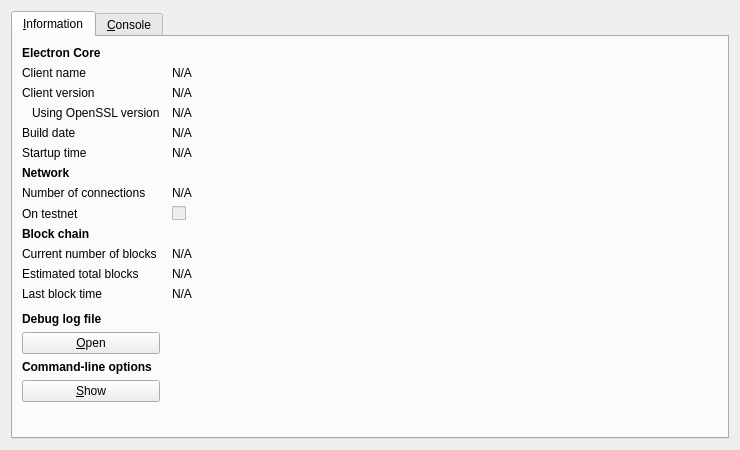
<?xml version="1.0" encoding="UTF-8"?>
<ui version="4.0">
 <class>RPCConsole</class>
 <widget class="QDialog" name="RPCConsole">
  <property name="geometry">
   <rect>
    <x>0</x>
    <y>0</y>
    <width>740</width>
    <height>450</height>
   </rect>
  </property>
  <property name="windowTitle">
   <string>Electron - Debug window</string>
  </property>
  <layout class="QVBoxLayout" name="verticalLayout_2">
   <item>
    <widget class="QTabWidget" name="tabWidget">
     <property name="currentIndex">
      <number>0</number>
     </property>
     <widget class="QWidget" name="tab_info">
      <attribute name="title">
       <string>&amp;Information</string>
      </attribute>
      <layout class="QGridLayout" name="gridLayout" columnstretch="0,1">
       <property name="horizontalSpacing">
        <number>12</number>
       </property>
       <item row="0" column="0">
        <widget class="QLabel" name="label_9">
         <property name="font">
          <font>
           <weight>75</weight>
           <bold>true</bold>
          </font>
         </property>
         <property name="text">
          <string>Electron Core</string>
         </property>
        </widget>
       </item>
       <item row="1" column="0">
        <widget class="QLabel" name="label_5">
         <property name="text">
          <string>Client name</string>
         </property>
        </widget>
       </item>
       <item row="1" column="1">
        <widget class="QLabel" name="clientName">
         <property name="cursor">
          <cursorShape>IBeamCursor</cursorShape>
         </property>
         <property name="text">
          <string>N/A</string>
         </property>
         <property name="textFormat">
          <enum>Qt::PlainText</enum>
         </property>
         <property name="textInteractionFlags">
          <set>Qt::LinksAccessibleByMouse|Qt::TextSelectableByKeyboard|Qt::TextSelectableByMouse</set>
         </property>
        </widget>
       </item>
       <item row="2" column="0">
        <widget class="QLabel" name="label_6">
         <property name="text">
          <string>Client version</string>
         </property>
        </widget>
       </item>
       <item row="2" column="1">
        <widget class="QLabel" name="clientVersion">
         <property name="cursor">
          <cursorShape>IBeamCursor</cursorShape>
         </property>
         <property name="text">
          <string>N/A</string>
         </property>
         <property name="textFormat">
          <enum>Qt::PlainText</enum>
         </property>
         <property name="textInteractionFlags">
          <set>Qt::LinksAccessibleByMouse|Qt::TextSelectableByKeyboard|Qt::TextSelectableByMouse</set>
         </property>
        </widget>
       </item>
       <item row="3" column="0">
        <widget class="QLabel" name="label_14">
         <property name="text">
          <string>Using OpenSSL version</string>
         </property>
         <property name="indent">
          <number>10</number>
         </property>
        </widget>
       </item>
       <item row="3" column="1">
        <widget class="QLabel" name="openSSLVersion">
         <property name="cursor">
          <cursorShape>IBeamCursor</cursorShape>
         </property>
         <property name="text">
          <string>N/A</string>
         </property>
         <property name="textFormat">
          <enum>Qt::PlainText</enum>
         </property>
         <property name="textInteractionFlags">
          <set>Qt::LinksAccessibleByMouse|Qt::TextSelectableByKeyboard|Qt::TextSelectableByMouse</set>
         </property>
        </widget>
       </item>
       <item row="4" column="0">
        <widget class="QLabel" name="label_12">
         <property name="text">
          <string>Build date</string>
         </property>
        </widget>
       </item>
       <item row="4" column="1">
        <widget class="QLabel" name="buildDate">
         <property name="cursor">
          <cursorShape>IBeamCursor</cursorShape>
         </property>
         <property name="text">
          <string>N/A</string>
         </property>
         <property name="textFormat">
          <enum>Qt::PlainText</enum>
         </property>
         <property name="textInteractionFlags">
          <set>Qt::LinksAccessibleByMouse|Qt::TextSelectableByKeyboard|Qt::TextSelectableByMouse</set>
         </property>
        </widget>
       </item>
       <item row="5" column="0">
        <widget class="QLabel" name="label_13">
         <property name="text">
          <string>Startup time</string>
         </property>
        </widget>
       </item>
       <item row="5" column="1">
        <widget class="QLabel" name="startupTime">
         <property name="cursor">
          <cursorShape>IBeamCursor</cursorShape>
         </property>
         <property name="text">
          <string>N/A</string>
         </property>
         <property name="textFormat">
          <enum>Qt::PlainText</enum>
         </property>
         <property name="textInteractionFlags">
          <set>Qt::LinksAccessibleByMouse|Qt::TextSelectableByKeyboard|Qt::TextSelectableByMouse</set>
         </property>
        </widget>
       </item>
       <item row="6" column="0">
        <widget class="QLabel" name="label_11">
         <property name="font">
          <font>
           <weight>75</weight>
           <bold>true</bold>
          </font>
         </property>
         <property name="text">
          <string>Network</string>
         </property>
        </widget>
       </item>
       <item row="7" column="0">
        <widget class="QLabel" name="label_7">
         <property name="text">
          <string>Number of connections</string>
         </property>
        </widget>
       </item>
       <item row="7" column="1">
        <widget class="QLabel" name="numberOfConnections">
         <property name="cursor">
          <cursorShape>IBeamCursor</cursorShape>
         </property>
         <property name="text">
          <string>N/A</string>
         </property>
         <property name="textFormat">
          <enum>Qt::PlainText</enum>
         </property>
         <property name="textInteractionFlags">
          <set>Qt::LinksAccessibleByMouse|Qt::TextSelectableByKeyboard|Qt::TextSelectableByMouse</set>
         </property>
        </widget>
       </item>
       <item row="8" column="0">
        <widget class="QLabel" name="label_8">
         <property name="text">
          <string>On testnet</string>
         </property>
        </widget>
       </item>
       <item row="8" column="1">
        <widget class="QCheckBox" name="isTestNet">
         <property name="enabled">
          <bool>false</bool>
         </property>
         <property name="text">
          <string/>
         </property>
        </widget>
       </item>
       <item row="9" column="0">
        <widget class="QLabel" name="label_10">
         <property name="font">
          <font>
           <weight>75</weight>
           <bold>true</bold>
          </font>
         </property>
         <property name="text">
          <string>Block chain</string>
         </property>
        </widget>
       </item>
       <item row="10" column="0">
        <widget class="QLabel" name="label_3">
         <property name="text">
          <string>Current number of blocks</string>
         </property>
        </widget>
       </item>
       <item row="10" column="1">
        <widget class="QLabel" name="numberOfBlocks">
         <property name="cursor">
          <cursorShape>IBeamCursor</cursorShape>
         </property>
         <property name="text">
          <string>N/A</string>
         </property>
         <property name="textFormat">
          <enum>Qt::PlainText</enum>
         </property>
         <property name="textInteractionFlags">
          <set>Qt::LinksAccessibleByMouse|Qt::TextSelectableByKeyboard|Qt::TextSelectableByMouse</set>
         </property>
        </widget>
       </item>
       <item row="11" column="0">
        <widget class="QLabel" name="label_4">
         <property name="text">
          <string>Estimated total blocks</string>
         </property>
        </widget>
       </item>
       <item row="11" column="1">
        <widget class="QLabel" name="totalBlocks">
         <property name="cursor">
          <cursorShape>IBeamCursor</cursorShape>
         </property>
         <property name="text">
          <string>N/A</string>
         </property>
         <property name="textFormat">
          <enum>Qt::PlainText</enum>
         </property>
         <property name="textInteractionFlags">
          <set>Qt::LinksAccessibleByMouse|Qt::TextSelectableByKeyboard|Qt::TextSelectableByMouse</set>
         </property>
        </widget>
       </item>
       <item row="12" column="0">
        <widget class="QLabel" name="label_2">
         <property name="text">
          <string>Last block time</string>
         </property>
        </widget>
       </item>
       <item row="12" column="1">
        <widget class="QLabel" name="lastBlockTime">
         <property name="cursor">
          <cursorShape>IBeamCursor</cursorShape>
         </property>
         <property name="text">
          <string>N/A</string>
         </property>
         <property name="textFormat">
          <enum>Qt::PlainText</enum>
         </property>
         <property name="textInteractionFlags">
          <set>Qt::LinksAccessibleByMouse|Qt::TextSelectableByKeyboard|Qt::TextSelectableByMouse</set>
         </property>
        </widget>
       </item>
       <item row="13" column="0">
        <spacer name="verticalSpacer_2">
         <property name="orientation">
          <enum>Qt::Vertical</enum>
         </property>
         <property name="sizeHint" stdset="0">
          <size>
           <width>20</width>
           <height>20</height>
          </size>
         </property>
        </spacer>
       </item>
       <item row="14" column="0">
        <widget class="QLabel" name="labelDebugLogfile">
         <property name="font">
          <font>
           <weight>75</weight>
           <bold>true</bold>
          </font>
         </property>
         <property name="text">
          <string>Debug log file</string>
         </property>
        </widget>
       </item>
       <item row="15" column="0">
        <widget class="QPushButton" name="openDebugLogfileButton">
         <property name="toolTip">
          <string>Open the Electron debug log file from the current data directory. This can take a few seconds for large log files.</string>
         </property>
         <property name="text">
          <string>&amp;Open</string>
         </property>
         <property name="autoDefault">
          <bool>false</bool>
         </property>
        </widget>
       </item>
       <item row="16" column="0">
        <widget class="QLabel" name="labelCLOptions">
         <property name="font">
          <font>
           <weight>75</weight>
           <bold>true</bold>
          </font>
         </property>
         <property name="text">
          <string>Command-line options</string>
         </property>
        </widget>
       </item>
       <item row="17" column="0">
        <widget class="QPushButton" name="showCLOptionsButton">
         <property name="toolTip">
          <string>Show the Electron-Qt help message to get a list with possible Bitcoin command-line options.</string>
         </property>
         <property name="text">
          <string>&amp;Show</string>
         </property>
         <property name="autoDefault">
          <bool>false</bool>
         </property>
        </widget>
       </item>
       <item row="18" column="0">
        <spacer name="verticalSpacer">
         <property name="orientation">
          <enum>Qt::Vertical</enum>
         </property>
         <property name="sizeHint" stdset="0">
          <size>
           <width>20</width>
           <height>40</height>
          </size>
         </property>
        </spacer>
       </item>
      </layout>
     </widget>
     <widget class="QWidget" name="tab_console">
      <attribute name="title">
       <string>&amp;Console</string>
      </attribute>
      <layout class="QVBoxLayout" name="verticalLayout_3">
       <property name="spacing">
        <number>3</number>
       </property>
       <item>
        <widget class="QTextEdit" name="messagesWidget">
         <property name="minimumSize">
          <size>
           <width>0</width>
           <height>100</height>
          </size>
         </property>
         <property name="readOnly">
          <bool>true</bool>
         </property>
         <property name="tabKeyNavigation" stdset="0">
          <bool>false</bool>
         </property>
         <property name="columnCount" stdset="0">
          <number>2</number>
         </property>
        </widget>
       </item>
       <item>
        <layout class="QHBoxLayout" name="horizontalLayout">
         <property name="spacing">
          <number>3</number>
         </property>
         <item>
          <widget class="QLabel" name="label">
           <property name="text">
            <string notr="true">&gt;</string>
           </property>
          </widget>
         </item>
         <item>
          <widget class="QLineEdit" name="lineEdit"/>
         </item>
         <item>
          <widget class="QPushButton" name="clearButton">
           <property name="maximumSize">
            <size>
             <width>24</width>
             <height>24</height>
            </size>
           </property>
           <property name="toolTip">
            <string>Clear console</string>
           </property>
           <property name="text">
            <string/>
           </property>
           <property name="icon">
            <iconset resource="../bitcoin.qrc">
             <normaloff>:/icons/remove</normaloff>:/icons/remove</iconset>
           </property>
           <property name="shortcut">
            <string notr="true">Ctrl+L</string>
           </property>
           <property name="autoDefault">
            <bool>false</bool>
           </property>
          </widget>
         </item>
        </layout>
       </item>
      </layout>
     </widget>
    </widget>
   </item>
  </layout>
 </widget>
 <resources>
  <include location="../bitcoin.qrc"/>
 </resources>
 <connections/>
</ui>
